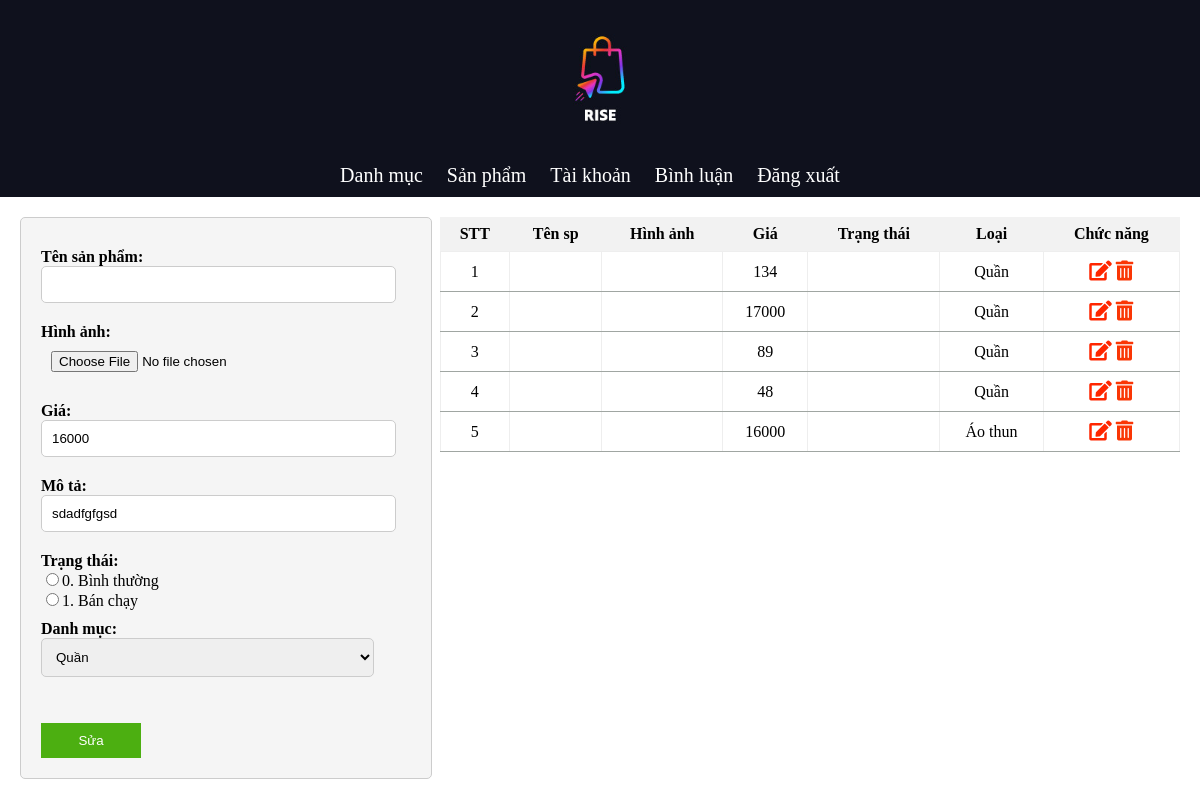
Page /admin.php?pg=udsp&id=8 on the committed database.
### tables this page shows
CREATE TABLE `sanpham` (
  `id` int(4) NOT NULL,
  `ten` varchar(100) NOT NULL,
  `hinh` varchar(100) NOT NULL,
  `gia` int(10) NOT NULL,
  `iddm` int(4) NOT NULL,
  `mota` varchar(1000) NOT NULL,
  `trangthai` tinyint(4) NOT NULL DEFAULT 0,
  `bestseller` tinyint(4) NOT NULL DEFAULT 0
);

CREATE TABLE `danhmuc` (
  `id` int(4) NOT NULL,
  `ten` varchar(100) NOT NULL,
  `ma` int(11) NOT NULL,
  `home` tinyint(4) NOT NULL DEFAULT 0,
  `stt` tinyint(4) NOT NULL DEFAULT 0
);

### dao/pdo.php (called while the page is built, shortened)
<?php
function pdo_get_connection()
{
    $dburl = "mysql:host=localhost;dbname=dataduan1;charset=utf8";
    $username = 'root';
    $password = '';
    $conn = new PDO($dburl, $username, $password);
    $conn->setAttribute(PDO::ATTR_ERRMODE, PDO::ERRMODE_EXCEPTION);
    return $conn;
}
function pdo_query($sql)
{
    $sql_args = array_slice(func_get_args(), 1);
    try {
        $conn = pdo_get_connection();
        $stmt = $conn->prepare($sql);
        $stmt->execute($sql_args);
        $rows = $stmt->fetchAll();
        return $rows;
    } catch (PDOException $e) {
        throw $e;
    } finally {
        unset($conn);
    }
}
function pdo_query_one($sql)
{
    $sql_args = array_slice(func_get_args(), 1);
    try {
        $conn = pdo_get_connection();
        $stmt = $conn->prepare($sql);
        $stmt->execute($sql_args);
        $row = $stmt->fetch(PDO::FETCH_ASSOC);
        return $row;
    } catch (PDOException $e) {
        throw $e;
    } finally {
        unset($conn);
    }
}

### dao/danhmuc.php (called while the page is built, shortened)
<?php
require_once 'pdo.php';
function danhmuc_select_all()
{
    $sql = "SELECT * FROM danhmuc ORDER BY id DESC";
    return pdo_query($sql);
}

### view/quantri/udsanpham.php (the view, shortened to what this page needs)
<?php
$kq = '';
$stt = 0;
foreach ($showsp as $value) {
    extract($value);
    $tt = '';
    $stt++;
    $kq .= ' <tr>
        <td>' . $stt . '</td>
        <td>' . $ten_sp . '</td>
        <td><img src="' . $hinh_sp . '"width=100px></td>
        <td>' . $gia . '</td>
        <td>' . $tt . '</td>
        <td>' . $tendm . '</td>
        <td><a href="admin.php?pg=udsp&id=' . $id . '"><i class="fas fa-edit" style="color: #ff2600;"></i></a> <a href="admin.php?pg=spxoa&id=' . $id . '& hinh_sp=' . $hinh_sp . '"><i class="fas fa-trash-alt" style="color: #fa3605;"></i></a></td>
    </tr>';
}
if ((isset($_GET['id'])) && ($_GET['id'] > 0)) {
    $id = $_GET['id'];
    $udsp = get_sp($id);
    extract($udsp);
}
?>
<div class="content">
    <div class="form-loai">
        <form action="admin.php?pg=capnhatsp" method="post" enctype="multipart/form-data" onsubmit="return validateForm()">
            <label for="">Tên sản phẩm:</label> <input type="text" name="ten_sp" value="<?= $ten_sp; ?>" id="ten"><br>
            <label for="">Hình ảnh:</label> <input type="file" name="hinh_sp" value="" id="hinh"><img src="<?= $hinh_sp; ?>" name="hinh_sp" alt="" width="100px"><br>
            <label for="">Giá:</label> <input type="text" name="gia" value="<?= $gia; ?>" id="gia"><br>
            <label for="">Mô tả:</label> <input type="text" name="mota" value="<?= $mota; ?>" id="gia"><br>
            <label for="">Trạng thái:</label>
            <input type="radio" name="bestseller" value="0" id="bestseller">0. Bình thường<br>
            <input type="radio" name="bestseller" value="1" id="bestseller">1. Bán chạy<br>
            <label for="">Danh mục:</label>
            <select name="iddm" id="iddm">
                <?= $kq_op ?>;
            </select>
            <br>
            <input type="hidden" name="hinh_sp" value="<?= $hinh_sp ?>"><br>
            <input type="submit" name="capnhat" value="Sửa" class="btn">
        </form>
    </div>
    <table border="1">
        <tr>
            <th>STT</th>
            <th>Tên sp</th>
            <th>Hình ảnh</th>
            <th>Giá</th>
            <th>Trạng thái</th>
            <th>Loại</th>
            <th>Chức năng</th>
        </tr>
        <?php
        echo $kq;
        ?>
    </table>
</div>

### view/css/admin.css (style rules this page uses)
body { margin: 0; padding: 0; }
.form-loai { width: 100%; margin: 20px; }
form { width: 100%; max-width: 400px; background-color: #f5f5f5; border: 1px solid #ccc; padding: 20px; border-radius: 5px; }
label { display: block; font-weight: bold; margin-top: 10px; }
input[type="file"], input[type="text"], input[type="password"], select { width: 90%; padding: 10px; margin-bottom: 10px; border: 1px solid #ccc; border-radius: 5px; }
input[type="file"] { border: none; }
input[type="radio"] { padding: 0px; margin-bottom: 0px; border: 1px solid #ccc; border-radius: 5px; }
.btn { background-color: #007BFF; color: white; padding: 10px 20px; border: none; cursor: pointer; }
.content { display: flex; justify-content: space-between; align-items: flex-start; }
.form-loai { flex: 1; padding-right: 10px; }
table { flex: 2; }
table { margin: 20px; float: left; text-align: center; border: none; border-collapse: collapse; }
.btn { width: 100px; background-color: #4caf11; }
th { background-color: #f2f2f2; padding: 8px; border: none; }
td { border-bottom: 1px solid rgb(160, 166, 162); text-align: center; padding: 8px; }
a { text-decoration: none; font-size: 20px; }

### rows in the picture
sanpham: gia "16000", mota "sdadfgfgsd", iddm.ten "Áo thun"
sanpham: gia "134", iddm.ten "Quần"
sanpham: gia "17000", iddm.ten "Quần"
sanpham: gia "89", iddm.ten "Quần"
sanpham: gia "48", iddm.ten "Quần"

### other values in the picture
form field iddm "Quần"
